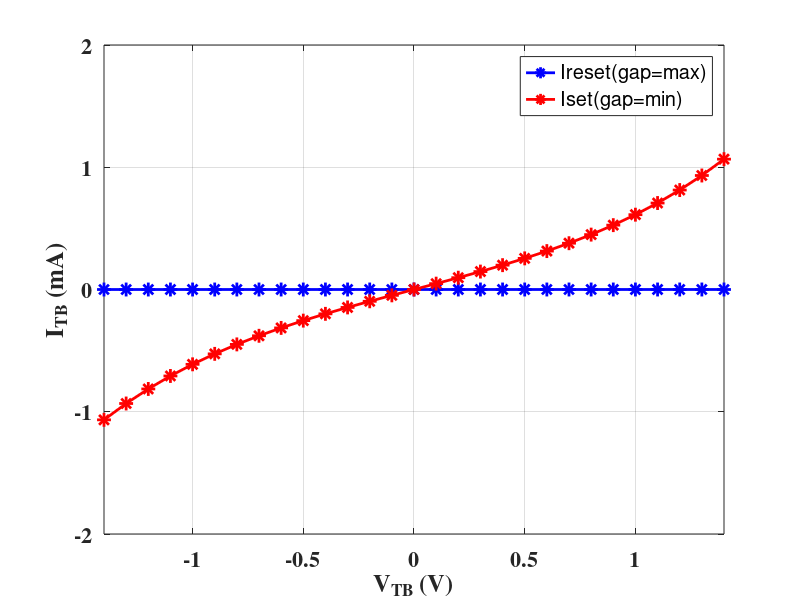
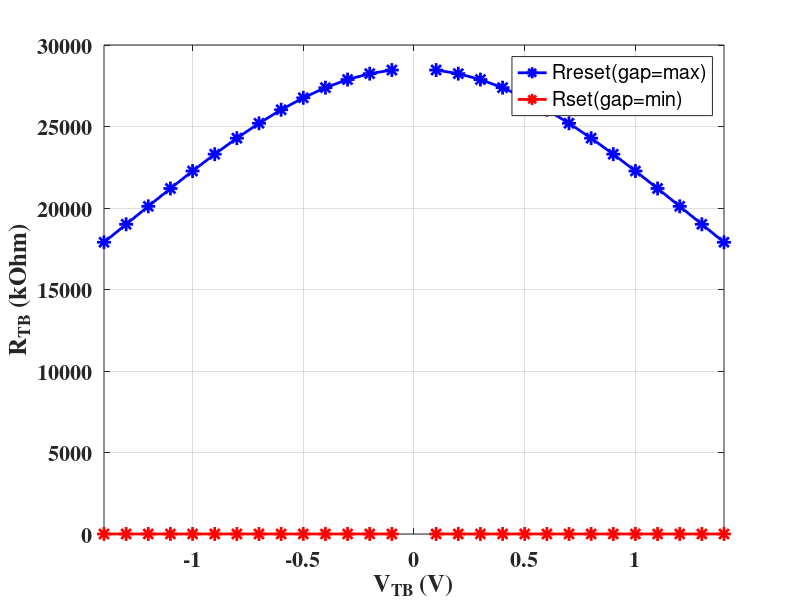
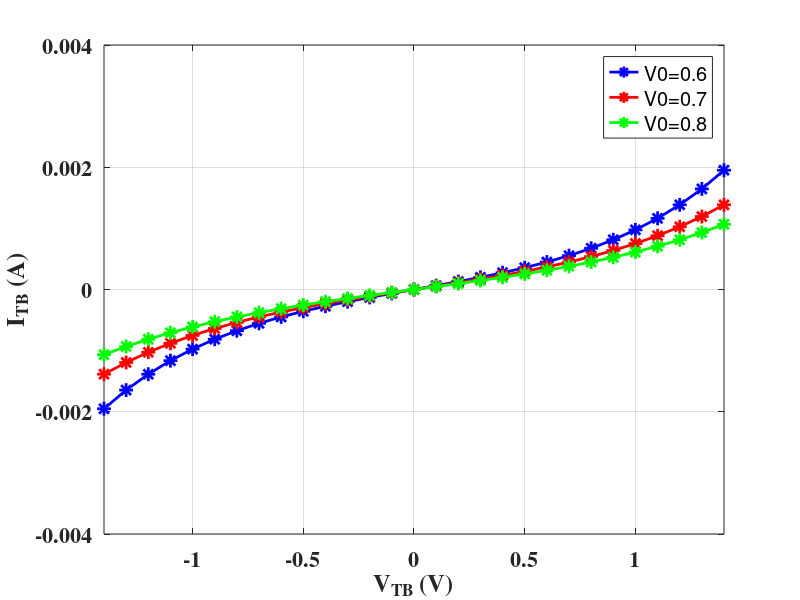
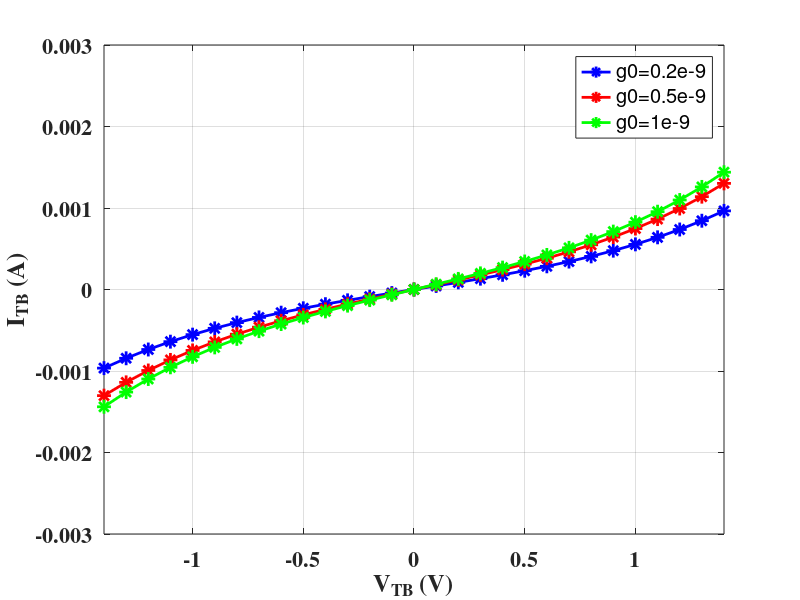

Here is the MATLAB script that generated these plots, in order:
clear all
close all
%% Constants and physical parameters
kb = 1.38e-23;
q = 1.6e-19;
% threshold temperature for signficant random variations
T_crit = 450;
% Variation fitting parameters
T_smth = 500;
% Initial room temperature in devices
T_ini = 273+25;
% minimum field requirement to enhance gap formation, F_min
F_min = 1.4e9;
% Thermal resistance
Rth = 2.1e3;
% oxide thickness
%tox = 12e-9;
tox = 10e-9;
% random seed
rand_seed_ini = 0;
% time step 
time_step = 1e-9;

%% Default Device parameters
%gap_max = 1.7e-9; % Fitting parameter for Ireset
%gap_min = 0.2e-9; % Fitting parameter for Iset
%g0 = 0.25e-9; % Fitting parameter for slope rate of Iset/Ireset
%V0 = 0.25; % Fitting parameter for slope rate of Iset/Ireset
%I0 = 1000e-6; % Fitting paramete for current
% gamma0 = 28; %controls the Vset and Vreset (speed of increase/decrease gap)

%% Fit Device parameters:
% Vset = Vreset = 1.2V
% Iset,max = 500uA
% RLRS = 2.4kOhm, RHRS = 20MOhm
gap_max = 2.48e-9;
gap_min = 0.10e-9;
g0 = 0.25e-9;
V0 = 0.8;
I0 = 570e-6;
beta = 1e-2;
gamma0 = 12;
Vel0 = 0.4;
% Atom spacing
a0 = 0.35e-9/10;
Ea = 0.1;

%% Fit Device parameters:
% Vset = Vreset = 0.9V
% Iset,max = 500uA
% RLRS = 1.8kOhm, RHRS = 20MOhm
%gap_max = 2.48e-9;
%gap_min = 0.10e-9;
%g0 = 0.25e-9;
%V0 = 0.8;
%I0 = 570e-6;
%beta = 1e-2;
%gamma0 = 28;
%Vel0 = 0.4;
% Atom spacing
%a0 = 0.25e-9/10;
%Ea = 0.1;

%% I-V equation
%Vtb = -1.3:0.1:1.3;
Vtb = -1.8:0.1:1.8;
gap = gap_min:0.1e-9:gap_max;
iv_legend = [{'Ireset(gap=max)'}, {'Iset(gap=min)'}];
Itb_reset = I0 * exp(-gap_max/g0) * sinh(Vtb/V0);
Itb_set = I0 * exp(-gap_min/g0) * sinh(Vtb/V0);

res_legend = [{'Rreset(gap=max)'}, {'Rset(gap=min)'}];
Rtb_reset = Vtb./Itb_reset;
Rtb_set = Vtb./Itb_set;
disp('Rtb_set(kOhm):');
disp(Rtb_set/1e3);
disp('Rtb_reset(MOhm):');
disp(Rtb_reset/1e6);

disp_vtb_max = 1.4;
disp_vtb_min = -1.4;

%% I-V Data for Sweep V0
V0_sweep = [0.6,0.7,0.8]; % [0,10]
V0_sweep_legend = [{'V0=0.6'}, {'V0=0.7'}, {'V0=0.8'}];
Itb_set_V0_1 = I0 * exp(-gap_min/g0) * sinh(Vtb/V0_sweep(1));
Itb_set_V0_2 = I0 * exp(-gap_min/g0) * sinh(Vtb/V0_sweep(2));
Itb_set_V0_3 = I0 * exp(-gap_min/g0) * sinh(Vtb/V0_sweep(3));

%% I-V Data for Sweep g0
g0_sweep = [0.2e-9,0.5e-9,1e-9]; % (0,2e-9);
g0_sweep_legend = [{'g0=0.2e-9'}, {'g0=0.5e-9'}, {'g0=1e-9'}];
Itb_set_g0_1 = I0 * exp(-gap_min/g0_sweep(1)) * sinh(Vtb/V0);
Itb_set_g0_2 = I0 * exp(-gap_min/g0_sweep(2)) * sinh(Vtb/V0);
Itb_set_g0_3 = I0 * exp(-gap_min/g0_sweep(3)) * sinh(Vtb/V0);

%% Fig.1: plot the I-V characteristic Set&Reset
fig_handle1 = figure;
plot(Vtb, Itb_reset/1e-3, 'b-*', 'LineWidth', 2, 'MarkerSize', 10);
hold on
plot(Vtb, Itb_set/1e-3, 'r-*', 'LineWidth', 2, 'MarkerSize', 10);
hold on
xlabel('V_{TB} (V)', 'FontSize', 18, 'FontWeight', 'bold', 'FontName', 'Times');
set(gca,'xlim',[-1.4 1.4],'Fontsize',16, 'FontWeight','bold', 'FontName', 'Times');
ylabel('I_{TB} (mA)', 'FontSize', 18, 'FontWeight', 'bold', 'FontName', 'Times');
set(gca, 'Fontsize', 16, 'FontWeight', 'bold', 'FontName', 'Times');
hleg = legend(iv_legend);
grid on

%% Fig.2: plot the R-V characteristic Set&Reset
fig_handle2 = figure;
plot(Vtb, Rtb_reset/1e3, 'b-*', 'LineWidth', 2, 'MarkerSize', 10);
hold on
plot(Vtb, Rtb_set/1e3, 'r-*', 'LineWidth', 2, 'MarkerSize', 10);
hold on
xlabel('V_{TB} (V)', 'FontSize', 18, 'FontWeight', 'bold', 'FontName', 'Times');
set(gca,'xlim',[disp_vtb_min disp_vtb_max],'Fontsize',16, 'FontWeight','bold', 'FontName', 'Times');
ylabel('R_{TB} (kOhm)', 'FontSize', 18, 'FontWeight', 'bold', 'FontName', 'Times');
set(gca, 'Fontsize', 16, 'FontWeight', 'bold', 'FontName', 'Times');
hleg = legend(res_legend);
grid on

%% Fig.3: Sweep V0 for I-V characeristic 
fig_handle3 = figure;
plot(Vtb, Itb_set_V0_1, 'b-*', 'LineWidth', 2, 'MarkerSize', 10);
hold on
plot(Vtb, Itb_set_V0_2, 'r-*', 'LineWidth', 2, 'MarkerSize', 10);
hold on
plot(Vtb, Itb_set_V0_3, 'g-*', 'LineWidth', 2, 'MarkerSize', 10);
hold on
xlabel('V_{TB} (V)', 'FontSize', 18, 'FontWeight', 'bold', 'FontName', 'Times');
set(gca,'xlim',[disp_vtb_min disp_vtb_max],'Fontsize',16, 'FontWeight','bold', 'FontName', 'Times');
ylabel('I_{TB} (A)', 'FontSize', 18, 'FontWeight', 'bold', 'FontName', 'Times');
set(gca, 'Fontsize', 16, 'FontWeight', 'bold', 'FontName', 'Times');
hleg = legend(V0_sweep_legend);
grid on

%% Fig.4: Sweep g0 for I-V characeristic 
fig_handle4 = figure;
plot(Vtb, Itb_set_g0_1, 'b-*', 'LineWidth', 2, 'MarkerSize', 10);
hold on
plot(Vtb, Itb_set_g0_2, 'r-*', 'LineWidth', 2, 'MarkerSize', 10);
hold on
plot(Vtb, Itb_set_g0_3, 'g-*', 'LineWidth', 2, 'MarkerSize', 10);
hold on
xlabel('V_{TB} (V)', 'FontSize', 18, 'FontWeight', 'bold', 'FontName', 'Times');
set(gca,'xlim',[disp_vtb_min disp_vtb_max],'Fontsize',16, 'FontWeight','bold', 'FontName', 'Times');
ylabel('I_{TB} (A)', 'FontSize', 18, 'FontWeight', 'bold', 'FontName', 'Times');
set(gca, 'Fontsize', 16, 'FontWeight', 'bold', 'FontName', 'Times');
hleg = legend(g0_sweep_legend);
grid on

%% Fig. 5: plot Field - Vtb
gamma0_sweep = [gamma0,10,8]; % (0,20);
gamma0_sweep_legend = [{'gamma0=12'}, {'gamma0=10'}, {'gamma0=8'}];

gamma = gamma0 - beta * (gap_max/1e-9)^3;
F = (gamma*abs(Vtb)/tox);

F_gamma0_1 = ((gamma0_sweep(1) - beta*(gap_max/1e-9)^3)*abs(Vtb)/tox);
F_gamma0_2 = ((gamma0_sweep(2) - beta*(gap_max/1e-9)^3)*abs(Vtb)/tox);
F_gamma0_3 = ((gamma0_sweep(3) - beta*(gap_max/1e-9)^3)*abs(Vtb)/tox);

fig_handle5 = figure;
plot(Vtb, F_gamma0_1/1e9, 'b-*', 'LineWidth', 2, 'MarkerSize', 10);
hold on
plot(Vtb, F_gamma0_2/1e9, 'r-*', 'LineWidth', 2, 'MarkerSize', 10);
hold on
plot(Vtb, F_gamma0_3/1e9, 'g-*', 'LineWidth', 2, 'MarkerSize', 10);
hold on
plot(Vtb, F_min/1e9, 'r-*', 'LineWidth', 2, 'MarkerSize', 10);
hold on
xlabel('V_{TB} (V)', 'FontSize', 18, 'FontWeight', 'bold', 'FontName', 'Times');
ylabel('Field strength(1e9), reach F_min will invoke set process', 'FontSize', 18, 'FontWeight', 'bold', 'FontName', 'Times');
set(gca,'xlim',[disp_vtb_min disp_vtb_max],'Fontsize',16, 'FontWeight','bold', 'FontName', 'Times');
set(gca, 'Fontsize', 16, 'FontWeight', 'bold', 'FontName', 'Times');
hleg = legend(gamma0_sweep_legend);
grid on

%% Fig. 6: plot gap_ddt - Vtb
Vel0_sweep = [Vel0, 0.6, 0.8]; % (0,20);
Vel0_sweep_legend = [{'Vel0=0.4'}, {'Vel0=0.6'}, {'Vel0=0.8'}];

T_cur = T_ini;
gap_ddt = zeros(1,length(Vtb));
gap_dt = zeros(1,length(Vtb));
for i = 1:1:length(Vtb)
  gap_ddt(i) = -Vel0*exp(-q*Ea/kb/T_cur)*sinh(gamma*a0/tox*q*Vtb(i)/kb/T_cur);
  gap_dt(i) = gap_ddt(i)*time_step; 
  gap_dt_Vel0_1(i) = gap_ddt(i)/(Vel0)*Vel0_sweep(1)*time_step; 
  gap_dt_Vel0_2(i) = gap_ddt(i)/(Vel0)*Vel0_sweep(2)*time_step; 
  gap_dt_Vel0_3(i) = gap_ddt(i)/(Vel0)*Vel0_sweep(3)*time_step; 
end

fig_handle6 = figure;
plot(Vtb, gap_dt_Vel0_1/gap_max, 'b-*', 'LineWidth', 2, 'MarkerSize', 10);
hold on
plot(Vtb, gap_dt_Vel0_2/gap_max, 'r-*', 'LineWidth', 2, 'MarkerSize', 10);
hold on
plot(Vtb, gap_dt_Vel0_3/gap_max, 'g-*', 'LineWidth', 2, 'MarkerSize', 10);
hold on
xlabel('V_{TB} (V)', 'FontSize', 18, 'FontWeight', 'bold', 'FontName', 'Times');
ylabel('gap change per time step (#. of gap_max)', 'FontSize', 18, 'FontWeight', 'bold', 'FontName', 'Times');
set(gca, 'Fontsize', 16, 'FontWeight', 'bold', 'FontName', 'Times');
hleg = legend(Vel0_sweep_legend);
grid on

%% Fig. 7: plot gamma - beta
beta_sweep = [beta, 0.02, 0.05]; % (0,20);
beta_sweep_legend = [{'beta=0.01'}, {'beta=0.02'}, {'beta=0.05'}];

gap = gap_min: 0.1*(gap_max-gap_min): gap_max;
for i=1:1:length(gap)
gamma_beta_1(i) = gamma0 - beta_sweep(1)*((gap(i)/(1e-9))^3);
gamma_beta_2(i) = gamma0 - beta_sweep(2)*((gap(i)/(1e-9))^3);
gamma_beta_3(i) = gamma0 - beta_sweep(3)*((gap(i)/(1e-9))^3);
end
fig_handle7 = figure;
plot(gap, gamma_beta_1, 'b-*', 'LineWidth', 2, 'MarkerSize', 10);
hold on
plot(gap, gamma_beta_2, 'r-*', 'LineWidth', 2, 'MarkerSize', 10);
hold on
plot(gap, gamma_beta_3, 'g-*', 'LineWidth', 2, 'MarkerSize', 10);
hold on
xlabel('gap', 'FontSize', 18, 'FontWeight', 'bold', 'FontName', 'Times');
ylabel('gamma', 'FontSize', 18, 'FontWeight', 'bold', 'FontName', 'Times');
set(gca, 'Fontsize', 16, 'FontWeight', 'bold', 'FontName', 'Times');
hleg = legend(beta_sweep_legend);
grid on

%% Fig. 8: plot gap_ddt - Vtb
Ea_sweep = [Ea, 0.12, 0.15]; % (0,1);
Ea_sweep_legend = [{'Ea=0.1'}, {'Ea=0.12'}, {'Ea=0.15'}];

T_cur = T_ini;
gap_ddt = zeros(1,length(Vtb));
gap_dt = zeros(1,length(Vtb));
for i = 1:1:length(Vtb)
  gap_ddt_Ea_1(i) = -Vel0*exp(-q*Ea_sweep(1)/kb/T_cur)*sinh(gamma*a0/tox*q*Vtb(i)/kb/T_cur);
  gap_dt_Ea_1(i) = gap_ddt_Ea_1(i)*time_step; 
  gap_ddt_Ea_2(i) = -Vel0*exp(-q*Ea_sweep(2)/kb/T_cur)*sinh(gamma*a0/tox*q*Vtb(i)/kb/T_cur);
  gap_dt_Ea_2(i) = gap_ddt_Ea_2(i)*time_step; 
  gap_ddt_Ea_3(i) = -Vel0*exp(-q*Ea_sweep(3)/kb/T_cur)*sinh(gamma*a0/tox*q*Vtb(i)/kb/T_cur);
  gap_dt_Ea_3(i) = gap_ddt_Ea_3(i)*time_step; 
end

fig_handle8 = figure;
plot(Vtb, gap_dt_Ea_1/gap_max, 'b-*', 'LineWidth', 2, 'MarkerSize', 10);
hold on
plot(Vtb, gap_dt_Ea_2/gap_max, 'r-*', 'LineWidth', 2, 'MarkerSize', 10);
hold on
plot(Vtb, gap_dt_Ea_3/gap_max, 'g-*', 'LineWidth', 2, 'MarkerSize', 10);
hold on
xlabel('V_{TB} (V)', 'FontSize', 18, 'FontWeight', 'bold', 'FontName', 'Times');
ylabel('gap change per time step (#. of gap_max)', 'FontSize', 18, 'FontWeight', 'bold', 'FontName', 'Times');
set(gca, 'Fontsize', 16, 'FontWeight', 'bold', 'FontName', 'Times');
hleg = legend(Ea_sweep_legend);
grid on

%% Fig. 9: plot gap_ddt - a0
a0_sweep = [a0, 0.3e-10, 0.35e-10]; % (0,1);
a0_sweep_legend = [{'a0=0.25e-10'}, {'a0=0.3e-10'}, {'a0=0.35e-10'}];

T_cur = T_ini;
gap_ddt = zeros(1,length(Vtb));
gap_dt = zeros(1,length(Vtb));
for i = 1:1:length(Vtb)
  gap_ddt_a0_1(i) = -Vel0*exp(-q*Ea/kb/T_cur)*sinh(gamma*a0_sweep(1)/tox*q*Vtb(i)/kb/T_cur);
  gap_dt_a0_1(i) = gap_ddt_a0_1(i)*time_step; 
  gap_ddt_a0_2(i) = -Vel0*exp(-q*Ea/kb/T_cur)*sinh(gamma*a0_sweep(2)/tox*q*Vtb(i)/kb/T_cur);
  gap_dt_a0_2(i) = gap_ddt_a0_2(i)*time_step; 
  gap_ddt_a0_3(i) = -Vel0*exp(-q*Ea/kb/T_cur)*sinh(gamma*a0_sweep(3)/tox*q*Vtb(i)/kb/T_cur);
  gap_dt_a0_3(i) = gap_ddt_a0_3(i)*time_step; 
end

fig_handle8 = figure;
plot(Vtb, gap_dt_a0_1/gap_max, 'b-*', 'LineWidth', 2, 'MarkerSize', 10);
hold on
plot(Vtb, gap_dt_a0_2/gap_max, 'r-*', 'LineWidth', 2, 'MarkerSize', 10);
hold on
plot(Vtb, gap_dt_a0_3/gap_max, 'g-*', 'LineWidth', 2, 'MarkerSize', 10);
hold on
xlabel('V_{TB} (V)', 'FontSize', 18, 'FontWeight', 'bold', 'FontName', 'Times');
ylabel('gap change per time step (#. of gap_max)', 'FontSize', 18, 'FontWeight', 'bold', 'FontName', 'Times');
set(gca, 'Fontsize', 16, 'FontWeight', 'bold', 'FontName', 'Times');
hleg = legend(a0_sweep_legend);
grid on
